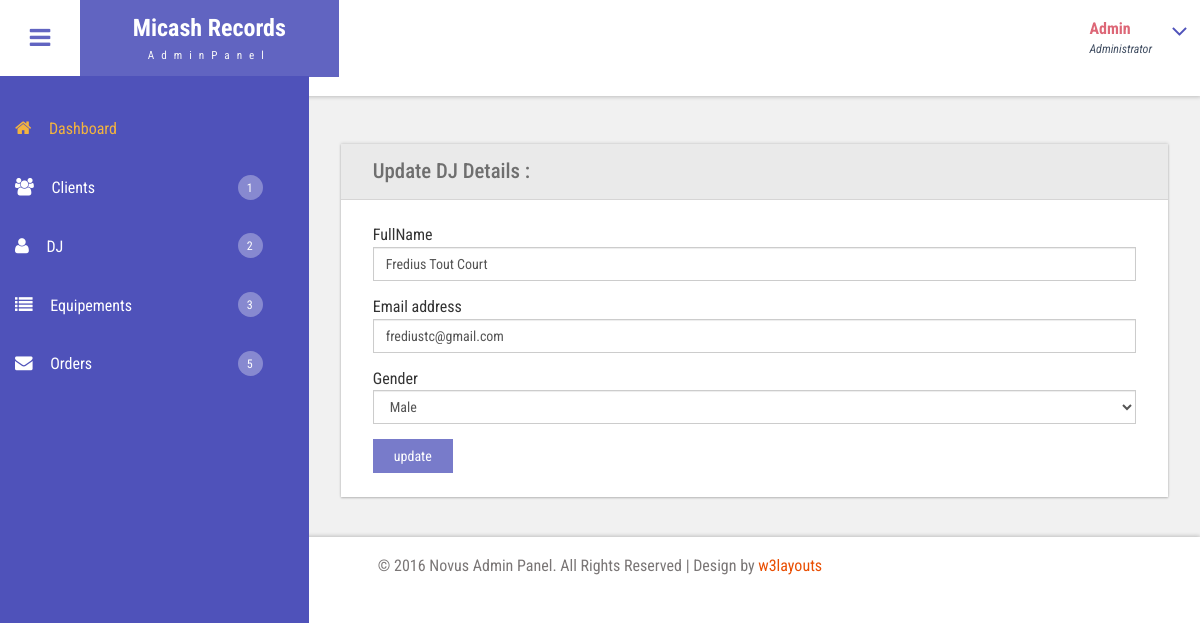
Page /Admin.DJ.Edit.php?id=2 (signed in) on the committed database.
### tables this page shows
CREATE TABLE IF NOT EXISTS `users` (
  `id` int(11) NOT NULL AUTO_INCREMENT,
  `fullname` varchar(100) NOT NULL,
  `email` varchar(100) NOT NULL,
  `password` varchar(100) NOT NULL,
  `gender` enum('Male','Female') NOT NULL,
  `usertype` int(11) NOT NULL,
  `creation` datetime NOT NULL,
  PRIMARY KEY (`id`)
);

### Admin.DJ.Edit.php (the view, shortened to what this page needs)
<?php include 'php/include/head.php' ?>
<?php include 'php/script/UserReg.php' ?>
<?php
$dj = $db->prepare('SELECT * FROM users WHERE id = ?');
$dj->execute(array($_GET['id']));
$d = $dj->fetch();
 ?>
<div class="main-page">
    <div class="forms">
        <div class="form-grids row widget-shadow" data-example-id="basic-forms">
            <div class="form-title">
                <h4>Update DJ Details :</h4>
            </div>
            <div class="form-body">
                <form method="post" action="Admin.DJ.Edit.php?id=<?php echo $_GET['id'] ?> ">
                    <div class="form-group">
                        <label>FullName</label>
                        <input type="text" class="form-control" required name="fn" value="<?php echo $d['fullname'] ?>">
                    </div>
                    <div class="form-group">
                        <label>Email address</label>
                        <input type="email" class="form-control" required name="em" value="<?php echo $d['email'] ?>">
                    </div>
                    <div class="form-group">
                        <label>Gender</label>
                        <select class="form-control" required name="gd">
                            <option value="Male" <?php echo $d['gender'] == 'Male' ? 'selected' : '' ?> >Male</option>
                        </select>
                    </div>
                    <button type="submit" name="updateDJ" class="btn btn-default">update</button>
                </form>
            </div>
        </div>
    </div>
</div>
<?php include 'php/include/footer.php' ?>

### css/style.css (style rules this page uses)
h4, h5, h6, h1, h2, h3 { margin: 0; }
html, body { font-family: 'Roboto Condensed', sans-serif; font-size: 100%; overflow-x: hidden; background: #fff; }
h1,h2,h3,h4,h5,h6 { margin:0; }
ul,label { margin:0; padding:0; }
.cbp-spmenu-push { overflow-x: hidden; position: relative; }
.cbp-spmenu, .cbp-spmenu-push { -webkit-transition: all 0.3s ease; -moz-transition: all 0.3s ease; transition: all 0.3s ease; }
.charts,.row { margin: 2em 0 0; }
.widget-shadow { background-color: #fff; box-shadow: 0 -1px 3px rgba(0,0,0,.12),0 1px 2px rgba(0,0,0,.24); -webkit-box-shadow: 0 -1px 3px rgba(0,0,0,.12),0 1px 2px rgba(0,0,0,.24); -moz-box-shadow: 0 -1px 3px rgba(0,0,0,.12),0 1px 2px rgba(0,0,0,.24); }
.forms h4 { font-size: 1.3em; color: #6F6F6F; }
.form-title { padding: 1em 2em; background-color: #EAEAEA; border-bottom: 1px solid #D6D5D5; }
.form-body { padding: 1.5em 2em; }
.forms label { font-weight: 400; }
.form-control { border-radius: inherit; }
.forms button.btn.btn-default { background-color: rgba(97, 100, 193, 0.85); color: #fff; padding: .5em 1.5em; border: none; outline:none; border-radius: inherit; }

### rows in the picture
users: fn "Fredius Tout Court", em "frediustc@gmail.com", gd "Male"

### other values in the picture
$c['cc'] "1"
$c['cd'] "2"
$c['ce'] "3"
$c['co'] "5"
$_SESSION['f'] "Admin"
$type[$_SESSION['u'] - 1] "Administrator"
